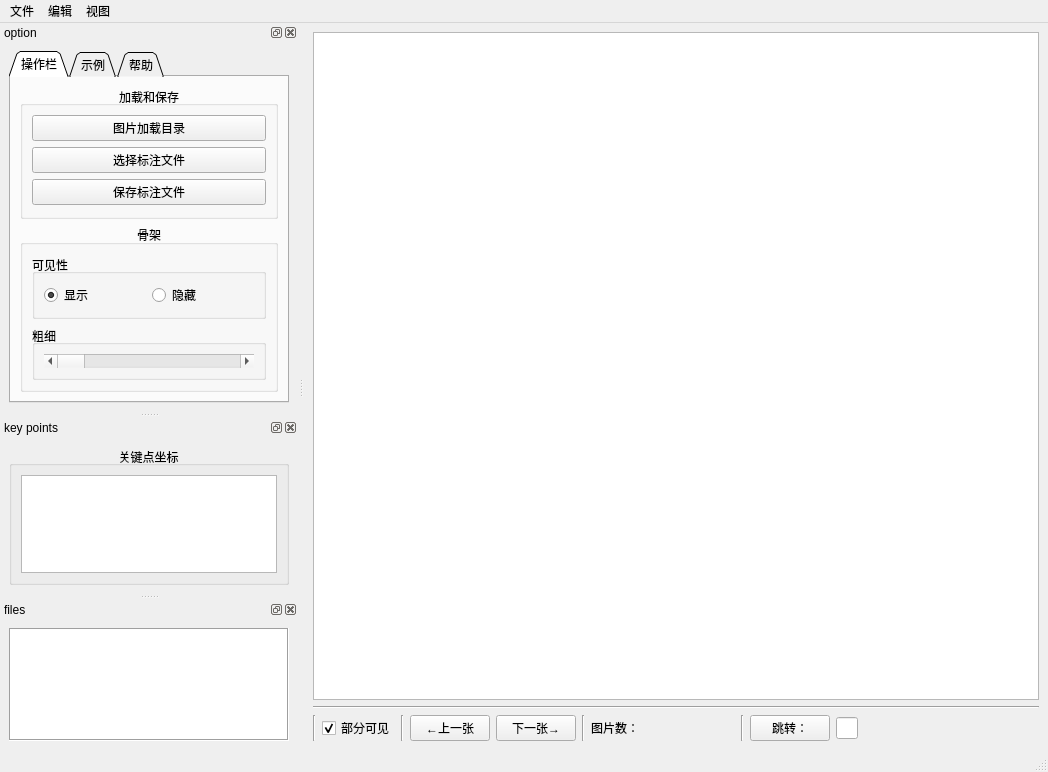
<?xml version="1.0" encoding="UTF-8"?>
<ui version="4.0">
 <class>MainWindow</class>
 <widget class="QMainWindow" name="MainWindow">
  <property name="geometry">
   <rect>
    <x>0</x>
    <y>0</y>
    <width>1048</width>
    <height>772</height>
   </rect>
  </property>
  <property name="windowTitle">
   <string>LabelKPs</string>
  </property>
  <widget class="QWidget" name="centralwidget">
   <layout class="QHBoxLayout" name="horizontalLayout">
    <item>
     <layout class="QVBoxLayout" name="verticalLayout_8">
      <item>
       <widget class="QGraphicsView" name="graphicsView">
        <property name="cursor" stdset="0">
         <cursorShape>CrossCursor</cursorShape>
        </property>
        <property name="acceptDrops">
         <bool>true</bool>
        </property>
        <property name="frameShape">
         <enum>QFrame::StyledPanel</enum>
        </property>
        <property name="frameShadow">
         <enum>QFrame::Sunken</enum>
        </property>
       </widget>
      </item>
      <item>
       <layout class="QVBoxLayout" name="verticalLayout_5">
        <item>
         <widget class="Line" name="line">
          <property name="orientation">
           <enum>Qt::Horizontal</enum>
          </property>
         </widget>
        </item>
        <item>
         <layout class="QHBoxLayout" name="horizontalLayout_3" stretch="0,1,0,1,1,0,2,0,4">
          <item>
           <widget class="Line" name="line_5">
            <property name="orientation">
             <enum>Qt::Vertical</enum>
            </property>
           </widget>
          </item>
          <item>
           <widget class="QCheckBox" name="is_occlusion">
            <property name="text">
             <string>部分可见</string>
            </property>
            <property name="checked">
             <bool>true</bool>
            </property>
           </widget>
          </item>
          <item>
           <widget class="Line" name="line_4">
            <property name="orientation">
             <enum>Qt::Vertical</enum>
            </property>
           </widget>
          </item>
          <item>
           <widget class="QPushButton" name="preButton">
            <property name="text">
             <string>←上一张</string>
            </property>
           </widget>
          </item>
          <item>
           <widget class="QPushButton" name="nextButton">
            <property name="text">
             <string>下一张→</string>
            </property>
           </widget>
          </item>
          <item>
           <widget class="Line" name="line_2">
            <property name="orientation">
             <enum>Qt::Vertical</enum>
            </property>
           </widget>
          </item>
          <item>
           <widget class="QLabel" name="number_label">
            <property name="text">
             <string>图片数：     </string>
            </property>
           </widget>
          </item>
          <item>
           <widget class="Line" name="line_3">
            <property name="orientation">
             <enum>Qt::Vertical</enum>
            </property>
           </widget>
          </item>
          <item>
           <layout class="QHBoxLayout" name="horizontalLayout_2" stretch="1,1,10">
            <item>
             <widget class="QPushButton" name="goButton">
              <property name="text">
               <string>跳转：</string>
              </property>
             </widget>
            </item>
            <item>
             <widget class="QLineEdit" name="lineEdit">
              <property name="text">
               <string/>
              </property>
             </widget>
            </item>
            <item>
             <spacer name="horizontalSpacer">
              <property name="orientation">
               <enum>Qt::Horizontal</enum>
              </property>
              <property name="sizeHint" stdset="0">
               <size>
                <width>40</width>
                <height>20</height>
               </size>
              </property>
             </spacer>
            </item>
           </layout>
          </item>
         </layout>
        </item>
       </layout>
      </item>
     </layout>
    </item>
   </layout>
  </widget>
  <widget class="QMenuBar" name="menubar">
   <property name="geometry">
    <rect>
     <x>0</x>
     <y>0</y>
     <width>1048</width>
     <height>26</height>
    </rect>
   </property>
   <widget class="QMenu" name="menu">
    <property name="title">
     <string>文件</string>
    </property>
    <addaction name="action_loadDir"/>
    <addaction name="separator"/>
    <addaction name="action_labelfile"/>
    <addaction name="action_save"/>
   </widget>
   <widget class="QMenu" name="menu_2">
    <property name="title">
     <string>编辑</string>
    </property>
    <addaction name="action_drawpoint"/>
    <addaction name="action_drawbox"/>
    <addaction name="separator"/>
    <addaction name="action_pre"/>
    <addaction name="action_next"/>
    <addaction name="action_go"/>
    <addaction name="separator"/>
   </widget>
   <widget class="QMenu" name="menu_3">
    <property name="title">
     <string>视图</string>
    </property>
    <addaction name="actionoption"/>
    <addaction name="actionkey_points"/>
    <addaction name="actionfiles"/>
   </widget>
   <addaction name="menu"/>
   <addaction name="menu_2"/>
   <addaction name="menu_3"/>
  </widget>
  <widget class="QStatusBar" name="statusbar"/>
  <widget class="QDockWidget" name="dockWidget_1">
   <property name="windowTitle">
    <string>option</string>
   </property>
   <attribute name="dockWidgetArea">
    <number>1</number>
   </attribute>
   <widget class="QWidget" name="dockWidgetContents">
    <layout class="QVBoxLayout" name="verticalLayout_2">
     <item>
      <widget class="QTabWidget" name="tabWidget">
       <property name="layoutDirection">
        <enum>Qt::LeftToRight</enum>
       </property>
       <property name="tabPosition">
        <enum>QTabWidget::North</enum>
       </property>
       <property name="tabShape">
        <enum>QTabWidget::Triangular</enum>
       </property>
       <property name="currentIndex">
        <number>0</number>
       </property>
       <property name="elideMode">
        <enum>Qt::ElideNone</enum>
       </property>
       <property name="documentMode">
        <bool>false</bool>
       </property>
       <property name="tabsClosable">
        <bool>false</bool>
       </property>
       <property name="movable">
        <bool>true</bool>
       </property>
       <property name="tabBarAutoHide">
        <bool>false</bool>
       </property>
       <widget class="QWidget" name="tab_1">
        <attribute name="title">
         <string>操作栏</string>
        </attribute>
        <layout class="QVBoxLayout" name="verticalLayout_9">
         <item>
          <widget class="QGroupBox" name="GBload_save">
           <property name="title">
            <string>加载和保存</string>
           </property>
           <property name="alignment">
            <set>Qt::AlignCenter</set>
           </property>
           <layout class="QVBoxLayout" name="verticalLayout_4">
            <item>
             <widget class="QPushButton" name="loadButton">
              <property name="text">
               <string>图片加载目录</string>
              </property>
              <property name="checkable">
               <bool>false</bool>
              </property>
              <property name="autoDefault">
               <bool>false</bool>
              </property>
              <property name="default">
               <bool>false</bool>
              </property>
              <property name="flat">
               <bool>false</bool>
              </property>
             </widget>
            </item>
            <item>
             <widget class="QPushButton" name="jsonButton">
              <property name="text">
               <string>选择标注文件</string>
              </property>
             </widget>
            </item>
            <item>
             <widget class="QPushButton" name="saveButton">
              <property name="text">
               <string>保存标注文件</string>
              </property>
             </widget>
            </item>
           </layout>
          </widget>
         </item>
         <item>
          <widget class="QGroupBox" name="groupBox_3">
           <property name="title">
            <string>骨架</string>
           </property>
           <property name="alignment">
            <set>Qt::AlignHCenter|Qt::AlignTop</set>
           </property>
           <layout class="QVBoxLayout" name="verticalLayout_13">
            <item>
             <widget class="QGroupBox" name="groupBox">
              <property name="title">
               <string>可见性</string>
              </property>
              <property name="alignment">
               <set>Qt::AlignLeading|Qt::AlignLeft|Qt::AlignVCenter</set>
              </property>
              <property name="flat">
               <bool>true</bool>
              </property>
              <property name="checkable">
               <bool>false</bool>
              </property>
              <layout class="QHBoxLayout" name="horizontalLayout_5">
               <item>
                <widget class="QRadioButton" name="radioButton_show">
                 <property name="text">
                  <string>显示</string>
                 </property>
                 <property name="checked">
                  <bool>true</bool>
                 </property>
                </widget>
               </item>
               <item>
                <widget class="QRadioButton" name="radioButton_hide">
                 <property name="text">
                  <string>隐藏</string>
                 </property>
                </widget>
               </item>
              </layout>
             </widget>
            </item>
            <item>
             <widget class="QGroupBox" name="groupBox_2">
              <property name="title">
               <string>粗细</string>
              </property>
              <property name="alignment">
               <set>Qt::AlignLeading|Qt::AlignLeft|Qt::AlignVCenter</set>
              </property>
              <property name="flat">
               <bool>true</bool>
              </property>
              <layout class="QVBoxLayout" name="verticalLayout_11">
               <item>
                <widget class="QScrollBar" name="horizontalScrollBar">
                 <property name="orientation">
                  <enum>Qt::Horizontal</enum>
                 </property>
                </widget>
               </item>
              </layout>
             </widget>
            </item>
           </layout>
          </widget>
         </item>
        </layout>
       </widget>
       <widget class="QWidget" name="tab_2">
        <attribute name="title">
         <string>示例</string>
        </attribute>
        <layout class="QVBoxLayout" name="verticalLayout" stretch="1,0,3">
         <item>
          <spacer name="verticalSpacer_2">
           <property name="orientation">
            <enum>Qt::Vertical</enum>
           </property>
           <property name="sizeHint" stdset="0">
            <size>
             <width>20</width>
             <height>48</height>
            </size>
           </property>
          </spacer>
         </item>
         <item>
          <widget class="QLabel" name="label_picture">
           <property name="minimumSize">
            <size>
             <width>224</width>
             <height>224</height>
            </size>
           </property>
           <property name="text">
            <string/>
           </property>
           <property name="pixmap">
            <pixmap>C:/Users/WISE &amp; BRAVE/Desktop/Example_n.png</pixmap>
           </property>
           <property name="scaledContents">
            <bool>true</bool>
           </property>
           <property name="alignment">
            <set>Qt::AlignLeading|Qt::AlignLeft|Qt::AlignVCenter</set>
           </property>
           <property name="wordWrap">
            <bool>false</bool>
           </property>
          </widget>
         </item>
         <item>
          <spacer name="verticalSpacer">
           <property name="orientation">
            <enum>Qt::Vertical</enum>
           </property>
           <property name="sizeHint" stdset="0">
            <size>
             <width>20</width>
             <height>151</height>
            </size>
           </property>
          </spacer>
         </item>
        </layout>
       </widget>
       <widget class="QWidget" name="tab">
        <attribute name="title">
         <string>帮助</string>
        </attribute>
        <layout class="QVBoxLayout" name="verticalLayout_12">
         <item>
          <widget class="QLabel" name="label_caption">
           <property name="frameShape">
            <enum>QFrame::NoFrame</enum>
           </property>
           <property name="text">
            <string>TextLabel</string>
           </property>
           <property name="scaledContents">
            <bool>true</bool>
           </property>
          </widget>
         </item>
        </layout>
       </widget>
      </widget>
     </item>
    </layout>
   </widget>
  </widget>
  <widget class="QDockWidget" name="dockWidget_2">
   <property name="windowTitle">
    <string>key points</string>
   </property>
   <attribute name="dockWidgetArea">
    <number>1</number>
   </attribute>
   <widget class="QWidget" name="dockWidgetContents_2">
    <layout class="QVBoxLayout" name="verticalLayout_3">
     <item>
      <widget class="QGroupBox" name="GBkps">
       <property name="title">
        <string>关键点坐标</string>
       </property>
       <property name="alignment">
        <set>Qt::AlignCenter</set>
       </property>
       <layout class="QVBoxLayout" name="verticalLayout_6">
        <item>
         <widget class="QListWidget" name="listWidget_points"/>
        </item>
       </layout>
      </widget>
     </item>
    </layout>
   </widget>
  </widget>
  <widget class="QDockWidget" name="dockWidget_3">
   <property name="accessibleName">
    <string/>
   </property>
   <property name="windowTitle">
    <string>files</string>
   </property>
   <attribute name="dockWidgetArea">
    <number>1</number>
   </attribute>
   <widget class="QWidget" name="dockWidgetContents_3">
    <layout class="QVBoxLayout" name="verticalLayout_10">
     <item>
      <widget class="QListWidget" name="listWidget_files">
       <property name="frameShape">
        <enum>QFrame::Box</enum>
       </property>
       <property name="uniformItemSizes">
        <bool>false</bool>
       </property>
       <property name="selectionRectVisible">
        <bool>false</bool>
       </property>
      </widget>
     </item>
    </layout>
   </widget>
  </widget>
  <action name="action_loadDir">
   <property name="text">
    <string>图片加载目录</string>
   </property>
   <property name="shortcut">
    <string>Ctrl+O</string>
   </property>
  </action>
  <action name="action_labelfile">
   <property name="text">
    <string>选择标注文件</string>
   </property>
   <property name="shortcut">
    <string>Ctrl+J</string>
   </property>
  </action>
  <action name="action_drawpoint">
   <property name="checkable">
    <bool>true</bool>
   </property>
   <property name="checked">
    <bool>true</bool>
   </property>
   <property name="text">
    <string>关键点</string>
   </property>
   <property name="shortcut">
    <string>X</string>
   </property>
   <property name="priority">
    <enum>QAction::NormalPriority</enum>
   </property>
  </action>
  <action name="action_drawbox">
   <property name="checkable">
    <bool>true</bool>
   </property>
   <property name="text">
    <string>边界框</string>
   </property>
   <property name="shortcut">
    <string>B</string>
   </property>
  </action>
  <action name="action_next">
   <property name="text">
    <string>下一张图片</string>
   </property>
   <property name="shortcut">
    <string>D</string>
   </property>
  </action>
  <action name="action_pre">
   <property name="text">
    <string>上一张图片</string>
   </property>
   <property name="shortcut">
    <string>A</string>
   </property>
  </action>
  <action name="action_go">
   <property name="text">
    <string>跳转</string>
   </property>
   <property name="shortcut">
    <string>Enter</string>
   </property>
  </action>
  <action name="actionoption">
   <property name="checkable">
    <bool>true</bool>
   </property>
   <property name="checked">
    <bool>true</bool>
   </property>
   <property name="text">
    <string>option</string>
   </property>
   <property name="shortcut">
    <string>Ctrl+1</string>
   </property>
   <property name="shortcutContext">
    <enum>Qt::WindowShortcut</enum>
   </property>
  </action>
  <action name="actionkey_points">
   <property name="checkable">
    <bool>true</bool>
   </property>
   <property name="checked">
    <bool>true</bool>
   </property>
   <property name="text">
    <string>key points</string>
   </property>
   <property name="shortcut">
    <string>Ctrl+2</string>
   </property>
  </action>
  <action name="actionfiles">
   <property name="checkable">
    <bool>true</bool>
   </property>
   <property name="checked">
    <bool>true</bool>
   </property>
   <property name="text">
    <string>files</string>
   </property>
   <property name="shortcut">
    <string>Ctrl+3</string>
   </property>
  </action>
  <action name="action_save">
   <property name="text">
    <string>保存标注文件</string>
   </property>
   <property name="shortcut">
    <string>Ctrl+S</string>
   </property>
  </action>
 </widget>
 <resources/>
 <connections>
  <connection>
   <sender>actionfiles</sender>
   <signal>toggled(bool)</signal>
   <receiver>dockWidget_3</receiver>
   <slot>setVisible(bool)</slot>
   <hints>
    <hint type="sourcelabel">
     <x>-1</x>
     <y>-1</y>
    </hint>
    <hint type="destinationlabel">
     <x>142</x>
     <y>654</y>
    </hint>
   </hints>
  </connection>
  <connection>
   <sender>actionkey_points</sender>
   <signal>toggled(bool)</signal>
   <receiver>dockWidget_2</receiver>
   <slot>setVisible(bool)</slot>
   <hints>
    <hint type="sourcelabel">
     <x>-1</x>
     <y>-1</y>
    </hint>
    <hint type="destinationlabel">
     <x>142</x>
     <y>482</y>
    </hint>
   </hints>
  </connection>
  <connection>
   <sender>actionoption</sender>
   <signal>toggled(bool)</signal>
   <receiver>dockWidget_1</receiver>
   <slot>setVisible(bool)</slot>
   <hints>
    <hint type="sourcelabel">
     <x>-1</x>
     <y>-1</y>
    </hint>
    <hint type="destinationlabel">
     <x>142</x>
     <y>201</y>
    </hint>
   </hints>
  </connection>
  <connection>
   <sender>dockWidget_1</sender>
   <signal>visibilityChanged(bool)</signal>
   <receiver>actionoption</receiver>
   <slot>setChecked(bool)</slot>
   <hints>
    <hint type="sourcelabel">
     <x>142</x>
     <y>201</y>
    </hint>
    <hint type="destinationlabel">
     <x>-1</x>
     <y>-1</y>
    </hint>
   </hints>
  </connection>
  <connection>
   <sender>dockWidget_2</sender>
   <signal>visibilityChanged(bool)</signal>
   <receiver>actionkey_points</receiver>
   <slot>setChecked(bool)</slot>
   <hints>
    <hint type="sourcelabel">
     <x>142</x>
     <y>482</y>
    </hint>
    <hint type="destinationlabel">
     <x>-1</x>
     <y>-1</y>
    </hint>
   </hints>
  </connection>
  <connection>
   <sender>dockWidget_3</sender>
   <signal>visibilityChanged(bool)</signal>
   <receiver>actionfiles</receiver>
   <slot>setChecked(bool)</slot>
   <hints>
    <hint type="sourcelabel">
     <x>142</x>
     <y>654</y>
    </hint>
    <hint type="destinationlabel">
     <x>-1</x>
     <y>-1</y>
    </hint>
   </hints>
  </connection>
  <connection>
   <sender>action_next</sender>
   <signal>triggered()</signal>
   <receiver>nextButton</receiver>
   <slot>click()</slot>
   <hints>
    <hint type="sourcelabel">
     <x>-1</x>
     <y>-1</y>
    </hint>
    <hint type="destinationlabel">
     <x>450</x>
     <y>693</y>
    </hint>
   </hints>
  </connection>
  <connection>
   <sender>action_go</sender>
   <signal>triggered()</signal>
   <receiver>goButton</receiver>
   <slot>click()</slot>
   <hints>
    <hint type="sourcelabel">
     <x>-1</x>
     <y>-1</y>
    </hint>
    <hint type="destinationlabel">
     <x>696</x>
     <y>693</y>
    </hint>
   </hints>
  </connection>
  <connection>
   <sender>action_pre</sender>
   <signal>triggered()</signal>
   <receiver>preButton</receiver>
   <slot>click()</slot>
   <hints>
    <hint type="sourcelabel">
     <x>-1</x>
     <y>-1</y>
    </hint>
    <hint type="destinationlabel">
     <x>350</x>
     <y>693</y>
    </hint>
   </hints>
  </connection>
  <connection>
   <sender>action_loadDir</sender>
   <signal>triggered()</signal>
   <receiver>loadButton</receiver>
   <slot>click()</slot>
   <hints>
    <hint type="sourcelabel">
     <x>-1</x>
     <y>-1</y>
    </hint>
    <hint type="destinationlabel">
     <x>141</x>
     <y>139</y>
    </hint>
   </hints>
  </connection>
  <connection>
   <sender>action_save</sender>
   <signal>triggered()</signal>
   <receiver>saveButton</receiver>
   <slot>click()</slot>
   <hints>
    <hint type="sourcelabel">
     <x>-1</x>
     <y>-1</y>
    </hint>
    <hint type="destinationlabel">
     <x>154</x>
     <y>201</y>
    </hint>
   </hints>
  </connection>
  <connection>
   <sender>action_labelfile</sender>
   <signal>triggered()</signal>
   <receiver>jsonButton</receiver>
   <slot>click()</slot>
   <hints>
    <hint type="sourcelabel">
     <x>-1</x>
     <y>-1</y>
    </hint>
    <hint type="destinationlabel">
     <x>141</x>
     <y>182</y>
    </hint>
   </hints>
  </connection>
 </connections>
</ui>
